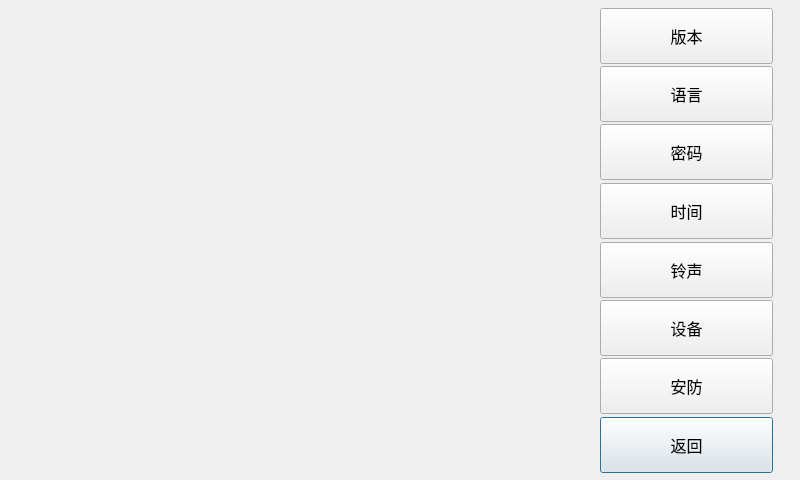
<?xml version="1.0" encoding="UTF-8"?>
<ui version="4.0">
 <class>SysSetMainDialog</class>
 <widget class="QDialog" name="SysSetMainDialog">
  <property name="geometry">
   <rect>
    <x>0</x>
    <y>0</y>
    <width>800</width>
    <height>480</height>
   </rect>
  </property>
  <property name="windowTitle">
   <string>Dialog</string>
  </property>
  <widget class="QFrame" name="framePanel">
   <property name="geometry">
    <rect>
     <x>34</x>
     <y>18</y>
     <width>538</width>
     <height>450</height>
    </rect>
   </property>
   <property name="frameShape">
    <enum>QFrame::NoFrame</enum>
   </property>
   <property name="frameShadow">
    <enum>QFrame::Raised</enum>
   </property>
  </widget>
  <widget class="CommonPushButton" name="pushButtonSysSetMainReturn">
   <property name="geometry">
    <rect>
     <x>600</x>
     <y>417</y>
     <width>173</width>
     <height>56</height>
    </rect>
   </property>
   <property name="font">
    <font>
     <family>AlArabiya</family>
     <pointsize>12</pointsize>
    </font>
   </property>
   <property name="text">
    <string>返回</string>
   </property>
  </widget>
  <widget class="CommonPushButton" name="pushButtonSysSetMainSecurity">
   <property name="geometry">
    <rect>
     <x>600</x>
     <y>358</y>
     <width>173</width>
     <height>56</height>
    </rect>
   </property>
   <property name="font">
    <font>
     <family>AlArabiya</family>
     <pointsize>12</pointsize>
    </font>
   </property>
   <property name="text">
    <string>安防</string>
   </property>
  </widget>
  <widget class="CommonPushButton" name="pushButtonSysSetMainRing">
   <property name="geometry">
    <rect>
     <x>600</x>
     <y>242</y>
     <width>173</width>
     <height>56</height>
    </rect>
   </property>
   <property name="font">
    <font>
     <family>AlArabiya</family>
     <pointsize>12</pointsize>
    </font>
   </property>
   <property name="text">
    <string>铃声</string>
   </property>
  </widget>
  <widget class="CommonPushButton" name="pushButtonSysSetMainDevice">
   <property name="geometry">
    <rect>
     <x>600</x>
     <y>300</y>
     <width>173</width>
     <height>56</height>
    </rect>
   </property>
   <property name="font">
    <font>
     <family>AlArabiya</family>
     <pointsize>12</pointsize>
    </font>
   </property>
   <property name="text">
    <string>设备</string>
   </property>
  </widget>
  <widget class="CommonPushButton" name="pushButtonSysSetMainLag">
   <property name="geometry">
    <rect>
     <x>600</x>
     <y>66</y>
     <width>173</width>
     <height>56</height>
    </rect>
   </property>
   <property name="font">
    <font>
     <family>AlArabiya</family>
     <pointsize>12</pointsize>
    </font>
   </property>
   <property name="text">
    <string>语言</string>
   </property>
  </widget>
  <widget class="CommonPushButton" name="pushButtonSysSetMainTime">
   <property name="geometry">
    <rect>
     <x>600</x>
     <y>183</y>
     <width>173</width>
     <height>56</height>
    </rect>
   </property>
   <property name="font">
    <font>
     <family>AlArabiya</family>
     <pointsize>12</pointsize>
    </font>
   </property>
   <property name="text">
    <string>时间</string>
   </property>
  </widget>
  <widget class="CommonPushButton" name="pushButtonSysSetMainVersion">
   <property name="geometry">
    <rect>
     <x>600</x>
     <y>8</y>
     <width>173</width>
     <height>56</height>
    </rect>
   </property>
   <property name="font">
    <font>
     <family>AlArabiya</family>
     <pointsize>12</pointsize>
    </font>
   </property>
   <property name="text">
    <string>版本</string>
   </property>
  </widget>
  <widget class="CommonPushButton" name="pushButtonSysSetMainPwd">
   <property name="geometry">
    <rect>
     <x>600</x>
     <y>124</y>
     <width>173</width>
     <height>56</height>
    </rect>
   </property>
   <property name="font">
    <font>
     <family>AlArabiya</family>
     <pointsize>12</pointsize>
    </font>
   </property>
   <property name="text">
    <string>密码</string>
   </property>
  </widget>
 </widget>
 <customwidgets>
  <customwidget>
   <class>CommonPushButton</class>
   <extends>QPushButton</extends>
   <header>commonpushbutton.h</header>
  </customwidget>
 </customwidgets>
 <tabstops>
  <tabstop>pushButtonSysSetMainVersion</tabstop>
  <tabstop>pushButtonSysSetMainLag</tabstop>
  <tabstop>pushButtonSysSetMainPwd</tabstop>
  <tabstop>pushButtonSysSetMainTime</tabstop>
  <tabstop>pushButtonSysSetMainRing</tabstop>
  <tabstop>pushButtonSysSetMainDevice</tabstop>
  <tabstop>pushButtonSysSetMainSecurity</tabstop>
 </tabstops>
 <resources/>
 <connections/>
</ui>
